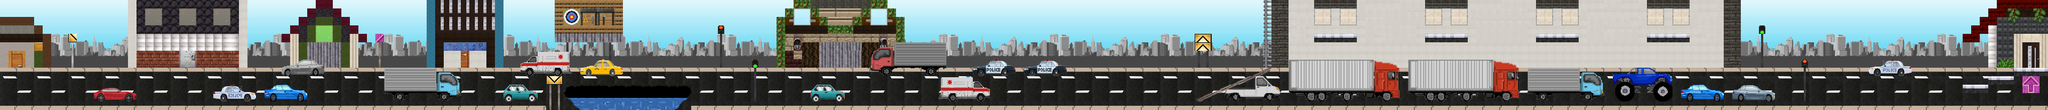

Tiled map render using the project's own tile images. Description and the map definition, with tile-layer contents summarised, below:
An orthogonal 240x13 tile map with 16x16 px tiles, 9 tile layers (Background, Road, Details, Buildings, ...) and 171 objects.

<map version="1.10" tiledversion="1.10.1" orientation="orthogonal" renderorder="right-down" width="240" height="13" tilewidth="16" tileheight="16" infinite="0" nextlayerid="17" nextobjectid="555">
 <tileset firstgid="1" source="tileset_final.tsx" />
 <layer id="1" name="Background" width="240" height="13">
  <data>[3120 cells, 3120 non-empty, 60 distinct tile ids]</data>
 </layer>
 <layer id="6" name="Road" width="240" height="13">
  <data>[3120 cells, 1187 non-empty, 23 distinct tile ids]</data>
 </layer>
 <layer id="7" name="Details" width="240" height="13">
  <data>[3120 cells, 0 non-empty, 0 distinct tile ids]</data>
 </layer>
 <layer id="2" name="Buildings" width="240" height="13">
  <data>[3120 cells, 906 non-empty, 104 distinct tile ids]</data>
 </layer>
 <layer id="3" name="BuildingsDetails" width="240" height="13">
  <data>[3120 cells, 149 non-empty, 39 distinct tile ids]</data>
 </layer>
 <layer id="8" name="VehiclesCollision" width="240" height="13">
  <data>[3120 cells, 268 non-empty, 203 distinct tile ids]</data>
 </layer>
 <layer id="10" name="RoadDetails" width="240" height="13">
  <data>[3120 cells, 343 non-empty, 35 distinct tile ids]</data>
 </layer>
 <layer id="4" name="Vehicles" width="240" height="13">
  <data>[3120 cells, 140 non-empty, 130 distinct tile ids]</data>
 </layer>
 <layer id="5" name="BuildingsCollision" width="240" height="13">
  <data>[3120 cells, 62 non-empty, 4 distinct tile ids]</data>
 </layer>
 <objectgroup id="16" name="Limits">
  <object id="46" x="3840.5" y="0" width="53" height="237.5" />
  <object id="47" x="-64.5" y="-5.5" width="64.5" height="237" />
  <object id="48" x="5.26316" y="-89.4737" width="3834.21" height="73.6842" />
 </objectgroup>
 <objectgroup id="14" name="Cars">
  <object id="28" x="170" y="187.667">
   <polygon points="0,0 1,-12.6667 27,-25 52.3333,-25.3333 61.6667,-18 85.6667,-15.6667 91,-6.66667 90,0.666667 90,1.66667" />
  </object>
  <object id="29" x="396.333" y="188">
   <polygon points="0,0 0,-15.6667 7,-18.3333 12.6667,-18.6667 18.3333,-25.6667 27.6667,-30.3333 38.3333,-31.3333 49,-31 56,-29 59.3333,-24.3333 61.3333,-21.3333 72.3333,-18.6667 79,-17.6667 84.3333,-16 95,-19.6667 103.333,-21.3333 111.667,-23.6667 115,-28.3333 121.667,-31.6667 132.667,-32.6667 144,-32 151,-27.6667 156,-25 164.667,-21.6667 174.333,-20.6667 184,-18 185.667,-13.3333 185.333,-0.666667 185,0.666667" />
  </object>
  <object id="30" x="710" y="187.667">
   <polygon points="0,0 1.33333,-24 1.66667,-38.6667 5,-52.3333 6.66667,-59.3333 8.66667,-63 23.6667,-63.3333 53,-61.6667 87.3333,-63.3333 106,-63 115.667,-62 116,-55 124.667,-55.6667 134,-54.3333 142.667,-51.6667 149,-46.3333 153.667,-38 156,-31 157.333,-17.3333 157.333,-5.66667 155.667,1" />
  </object>
  <object id="33" x="1519" y="188">
   <polygon points="0,0 -0.666667,-16.6667 4,-23.6667 10,-30 19.6667,-32.3333 45.3333,-30.3333 49.3333,-24.3333 62.6667,-18.6667 73.3333,-14.6667 71,1.33333" />
  </object>
  <object id="34" x="1754" y="188.333">
   <polygon points="0,0 1.33333,-27.3333 4.66667,-44.3333 11.6667,-48.3333 37.6667,-50.6667 62,-49.3333 83.6667,-46.6667 83.3333,-41 98,-36.3333 108.667,-25.6667 109.667,-8.33333 108,1.33333" />
  </object>
  <object id="554" x="938.5" y="187">
   <polygon points="0,0 1.5,-18.5 15.5,-30 45.5,-30.5 54.5,-21.5 74.5,-17 73.5,-1.5 73,2" />
  </object>
 </objectgroup>
 <objectgroup id="13" name="Ground">
  <object id="20" x="-2.63158" y="189.474" width="1026.32" height="42.1053" />
  <object id="31" x="1023.67" y="233.667" width="273.167" height="36" />
  <object id="36" x="1296.66" y="189.474" width="1092.82" height="55.2632" />
  <object id="39" x="3331.58" y="189.474" width="507.895" height="47.3684" />
  <object id="40" x="2390" y="246" width="940" height="42" />
  <object id="32" x="1040" y="63.6667" width="128" height="16.3333" />
  <object id="41" x="2464" y="64" width="79.5" height="16.5" />
  <object id="42" x="2672" y="64" width="80" height="15.5" />
  <object id="43" x="2880.5" y="64" width="79.5" height="15.5" />
  <object id="44" x="3088.5" y="64.5" width="79.5" height="15" />
  <object id="350" x="2237.78" y="188.978" width="14.0222" height="0.444444" />
  <object id="351" x="2239.04" y="188.556" width="13.2889" height="0.4" />
  <object id="352" x="2240.04" y="188" width="13.3111" height="0.488889" />
  <object id="353" x="2238.51" y="186.911" width="0.0444444" height="0.0222222" />
  <object id="354" x="2242.75" y="187.522" width="14.0222" height="0.444444" />
  <object id="355" x="2244.01" y="187.1" width="13.2889" height="0.4" />
  <object id="356" x="2245.01" y="186.544" width="13.3111" height="0.488889" />
  <object id="357" x="2243.48" y="185.455" width="0.0444444" height="0.0222222" />
  <object id="358" x="2247.7" y="186.034" width="14.0222" height="0.444444" />
  <object id="359" x="2248.96" y="185.612" width="13.2889" height="0.4" />
  <object id="360" x="2249.96" y="185.056" width="13.3111" height="0.488889" />
  <object id="361" x="2248.43" y="183.967" width="0.0444444" height="0.0222222" />
  <object id="362" x="2251.84" y="184.545" width="14.0222" height="0.444444" />
  <object id="363" x="2253.1" y="184.123" width="13.2889" height="0.4" />
  <object id="364" x="2254.1" y="183.567" width="13.3111" height="0.488889" />
  <object id="365" x="2252.57" y="182.478" width="0.0444444" height="0.0222222" />
  <object id="370" x="2255.04" y="183.034" width="14.0222" height="0.444444" />
  <object id="371" x="2256.3" y="182.612" width="13.2889" height="0.4" />
  <object id="372" x="2257.3" y="182.056" width="13.3111" height="0.488889" />
  <object id="373" x="2255.77" y="180.967" width="0.0444444" height="0.0222222" />
  <object id="374" x="2258.19" y="181.478" width="14.0222" height="0.444444" />
  <object id="375" x="2259.45" y="181.056" width="13.2889" height="0.4" />
  <object id="376" x="2260.45" y="180.5" width="13.3111" height="0.488889" />
  <object id="377" x="2258.92" y="179.411" width="0.0444444" height="0.0222222" />
  <object id="382" x="2261.79" y="180.056" width="14.0222" height="0.444444" />
  <object id="383" x="2263.05" y="179.634" width="13.2889" height="0.4" />
  <object id="384" x="2264.05" y="179.078" width="13.3111" height="0.488889" />
  <object id="385" x="2262.52" y="177.989" width="0.0444444" height="0.0222222" />
  <object id="386" x="2264.99" y="178.589" width="14.0222" height="0.444444" />
  <object id="387" x="2266.25" y="178.167" width="13.2889" height="0.4" />
  <object id="388" x="2267.25" y="177.611" width="13.3111" height="0.488889" />
  <object id="389" x="2265.72" y="176.522" width="0.0444444" height="0.0222222" />
  <object id="390" x="2268.48" y="177.078" width="14.0222" height="0.444444" />
  <object id="391" x="2269.74" y="176.656" width="13.2889" height="0.4" />
  <object id="392" x="2270.74" y="176.1" width="13.3111" height="0.488889" />
  <object id="393" x="2269.21" y="175.011" width="0.0444444" height="0.0222222" />
  <object id="398" x="2272.13" y="175.567" width="14.0222" height="0.444444" />
  <object id="399" x="2273.39" y="175.145" width="13.2889" height="0.4" />
  <object id="400" x="2274.39" y="174.589" width="13.3111" height="0.488889" />
  <object id="401" x="2272.86" y="173.5" width="0.0444444" height="0.0222222" />
  <object id="406" x="2275.66" y="174.145" width="14.0222" height="0.444444" />
  <object id="407" x="2276.92" y="173.723" width="13.2889" height="0.4" />
  <object id="408" x="2277.92" y="173.167" width="13.3111" height="0.488889" />
  <object id="409" x="2276.39" y="172.078" width="0.0444444" height="0.0222222" />
  <object id="410" x="2280.08" y="172.7" width="14.0222" height="0.444444" />
  <object id="411" x="2281.34" y="172.278" width="13.2889" height="0.4" />
  <object id="412" x="2282.34" y="171.722" width="13.3111" height="0.488889" />
  <object id="413" x="2280.81" y="170.633" width="0.0444444" height="0.0222222" />
  </objectgroup>
</map>
<!-- 104 of 171 objects omitted -->